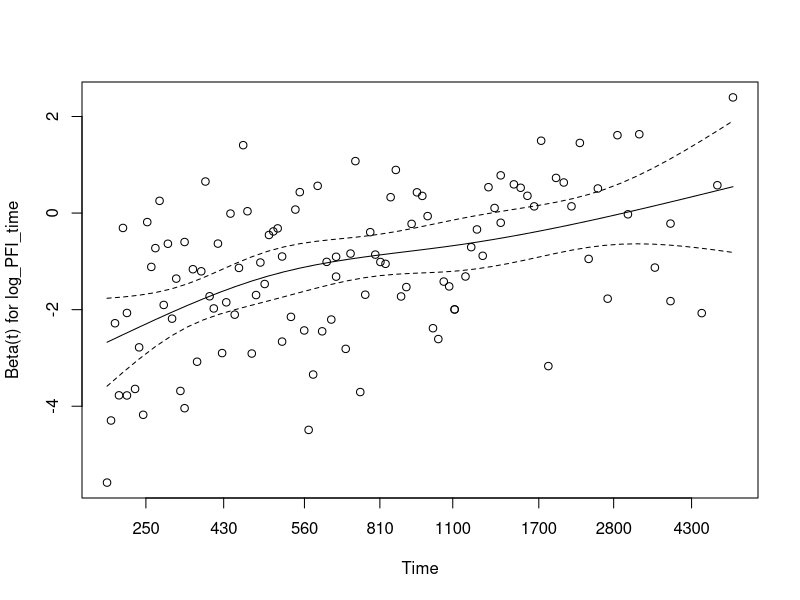
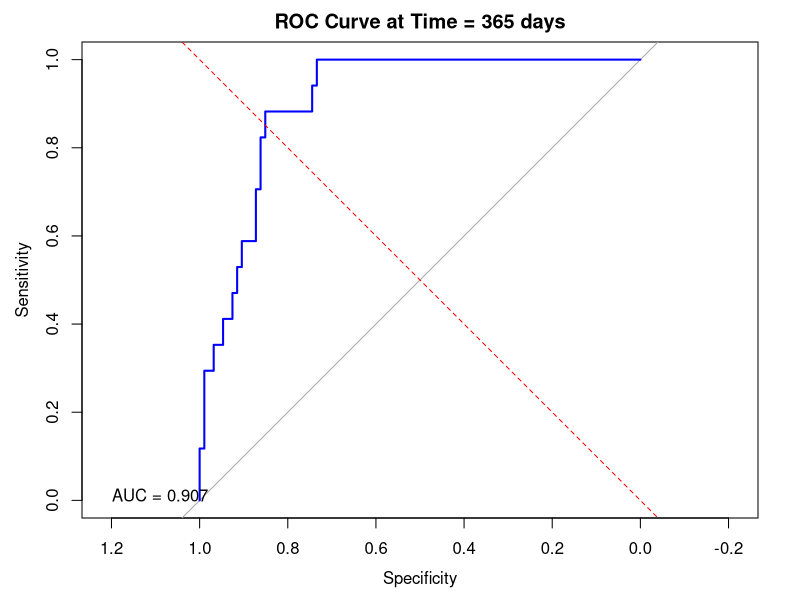

Recreate these plots in R, in order.
library(survival)  # Load the survival package for survival analysis
library(pROC)  # Load the pROC package for ROC curve analysis

set.seed(123)  # Set the random seed for reproducibility

# Read the data file "GBMLGG.txt", which is tab-separated, with the first row as the header
df = read.table("GBMLGG.txt", sep = "\t", header = TRUE)

# Extract the variable names from the second to the fifteenth columns
predict_variable = colnames(df)[2:15]
predict_variable  # Print the variable names

# Get the number of rows in the data frame
n <- nrow(df)

# Randomly select 60% of the data as the training set
train_indices <- sample(1:n, size = 0.6 * n)

# Split the data into training and testing sets based on the indices
train_data <- df[train_indices, ]  # Training data
test_data <- df[-train_indices, ]  # Testing data

# Initialize the matrix X for training data
X <- NULL

# Combine the predictor variables from the training data into matrix X
for (i in seq_along(predict_variable)) {	
	X <- cbind(X, train_data[[predict_variable[i]]])
}
# Convert to matrix form
X = as.matrix(X)

# Create a data frame for the Cox model with the survival time, event status, predictor variables,
# and the logarithm of PFI time
train <- data.frame(
  OS.time = train_data$OS.time,  # Overall survival time
  OS = train_data$OS,  # Overall survival event status
  X,  # Predictor variables
  log_PFI_time = log(train_data$PFI.time)  # Logarithm of PFI time
)

# Fit a Cox proportional hazards model using the training data
fit = coxph(Surv(OS.time, OS) ~ ., data = train)

# Test the proportional hazards assumption for the Cox model
zp = cox.zph(fit)
zp  # Print the test results

# Plot the Schoenfeld residuals for the log_PFI_time variable (15th covariate)
plot(zp[15])

# Split the training data into time intervals for time-dependent analysis
# The `cut` parameter specifies the time points at which the data is split
train_group = survSplit(Surv(OS.time, OS) ~ ., data = train, episode = "tgroup", cut = c(590, 1150))

# Fit a Cox model with time-dependent covariates, using the split training data
fit2 = coxph(Surv(tstart, OS.time, OS) ~ X1 + X2 + X3 + X4 + X5 + X6 + X7 + X8 + X9 + X10 + X11 + X12 + X13 + X14 + 
             log_PFI_time:strata(tgroup), data = train_group)
fit2  # Print the model summary

# Test the proportional hazards assumption for the time-dependent Cox model
cox.zph(fit2)

# Initialize the matrix X for testing data
X <- NULL
for (i in seq_along(predict_variable)) {	
	X <- cbind(X, test_data[[predict_variable[i]]])
}
# Convert to matrix form
X = as.matrix(X)

# Define the time interval for ROC analysis
time_start <- 0  # Start of the interval
time_end <- 365  # End of the interval (1 year)
# Define the event status for OS at the end of the time interval (1 year)
event_OS_365 <- with(test_data, ifelse(OS.time > time_start & OS.time <= time_end & OS == 1, 1, 0))

# Create a data frame for the test data with the survival time, event status,
# predictor variables, logarithm of PFI time, and the event status for 1 year OS
test <- data.frame(
  OS.time = test_data$OS.time,  # Overall survival time
  OS = test_data$OS,  # Overall survival event status
  X,  # Predictor variables
  log_PFI_time = log(test_data$PFI.time),  # Logarithm of PFI time
  event_OS_365 = event_OS_365  # Event status for 1 year OS
)

# Split the test data into time intervals for time-dependent analysis
test_group = survSplit(Surv(OS.time, OS) ~ ., data = test, episode = "tgroup", cut = c(590, 1150))

# Predict the risk scores for the test data using the time-dependent Cox model
test_predict <- data.frame(
  test_group,
  risk_predict = predict(fit2, newdata = test_group, type = "risk")
)

# Create a final test data frame with risk scores for the first time interval
test_final <- data.frame(
  test,
  risk_predict = test_predict[test_predict$tgroup == 1, ]$risk_predict
)

# Compute the ROC curve for the predicted risk scores against the 1-year OS event status
roc_curve <- roc(test_final$event_OS_365, test_final$risk_predict, quiet = TRUE)

# Plot the ROC curve
plot(roc_curve, col = "blue", main = paste("ROC Curve at Time =", 365, "days"))
abline(a = 0, b = 1, col = "red", lty = 2)  # Add a diagonal line for reference
auc_value <- auc(roc_curve)  # Calculate the area under the ROC curve (AUC)
legend("bottomleft", legend = paste("AUC =", round(auc_value, 3)), bty = "n", col = "blue")
